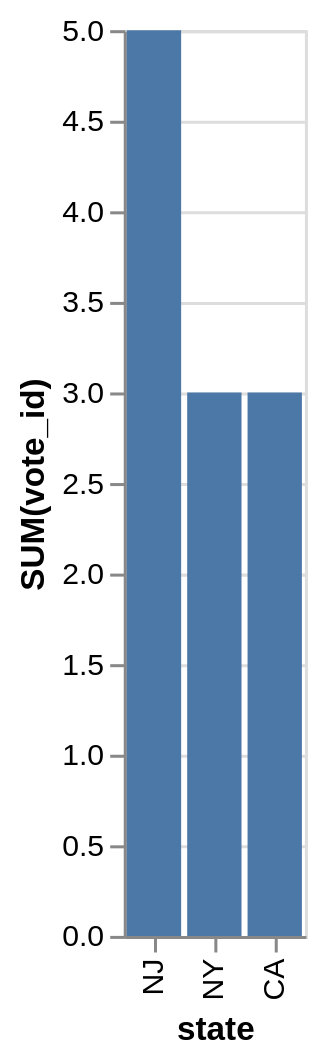

Write the Vega-Lite specification saved for this chart.
### Vega-Lite specification from a JSON file in a GitHub repository (floating-point values rounded to 4 significant figures)
{"data": {"values": [{"x_data": "NJ\n", "y_data": 5}, {"x_data": "NY", "y_data": 3}, {"x_data": "CA", "y_data": 3}]}, "mark": "bar", "encoding": {"x": {"field": "x_data", "type": "nominal", "title": "state", "sort": {"op": "sum", "field": "y_data", "order": "descending"}}, "y": {"field": "y_data", "type": "quantitative", "title": "SUM(vote_id)"}}}
